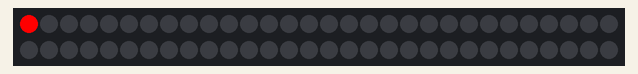
Bench run of a sketch on a simulated Arduino Uno, built with avr-gcc and run on an emulated ATmega328P. On the bench: 60 RGB LEDs in strip order, left to right, continuing on the next row. Dim RGB values are drawn brighter than linear.

Above: at 0.15 s.
At 4.7 s:
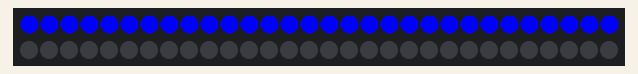
At 9.88 s:
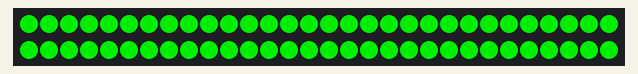
At 19.87 s:
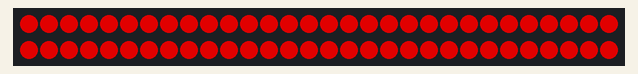
At 31.1 s:
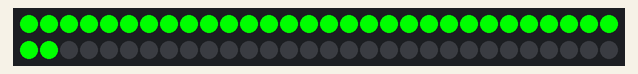
At 39.61 s:
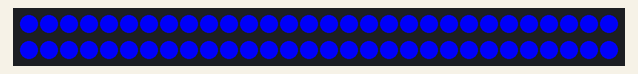

The sketch:

neibc_ws2812_fastled.ino
```cpp
/*
AliceBlue = 0xF0F8FF
Amethyst = 0x9966CC
AntiqueWhite = 0xFAEBD7
Aqua = 0x00FFFF
Aquamarine = 0x7FFFD4
Azure = 0xF0FFFF
Beige = 0xF5F5DC
Bisque = 0xFFE4C4
Black = 0x000000
BlanchedAlmond = 0xFFEBCD
Blue = 0x0000FF
BlueViolet = 0x8A2BE2
Brown = 0xA52A2A
BurlyWood = 0xDEB887
CadetBlue = 0x5F9EA0
Chartreuse = 0x7FFF00
Chocolate = 0xD2691E
Coral = 0xFF7F50
CornflowerBlue = 0x6495ED
Cornsilk = 0xFFF8DC
Crimson = 0xDC143C
Cyan = 0x00FFFF
DarkBlue = 0x00008B
DarkCyan = 0x008B8B
DarkGoldenrod = 0xB8860B
DarkGray = 0xA9A9A9
DarkGreen = 0x006400
DarkKhaki = 0xBDB76B
DarkMagenta = 0x8B008B
DarkOliveGreen = 0x556B2F
DarkOrange = 0xFF8C00
DarkOrchid = 0x9932CC
DarkRed = 0x8B0000
DarkSalmon = 0xE9967A
DarkSeaGreen = 0x8FBC8F
DarkSlateBlue = 0x483D8B
DarkSlateGray = 0x2F4F4F
DarkTurquoise = 0x00CED1
DarkViolet = 0x9400D3
DeepPink = 0xFF1493
DeepSkyBlue = 0x00BFFF
DimGray = 0x696969
DodgerBlue = 0x1E90FF
FireBrick = 0xB22222
FloralWhite = 0xFFFAF0
ForestGreen = 0x228B22
Fuchsia = 0xFF00FF
Gainsboro = 0xDCDCDC
GhostWhite = 0xF8F8FF
Gold = 0xFFD700
Goldenrod = 0xDAA520
Gray = 0x808080
Green = 0x008000
GreenYellow = 0xADFF2F
Honeydew = 0xF0FFF0
HotPink = 0xFF69B4
IndianRed = 0xCD5C5C
Indigo = 0x4B0082
Ivory = 0xFFFFF0
Khaki = 0xF0E68C
Lavender = 0xE6E6FA
LavenderBlush = 0xFFF0F5
LawnGreen = 0x7CFC00
LemonChiffon = 0xFFFACD
LightBlue = 0xADD8E6
LightCoral = 0xF08080
LightCyan = 0xE0FFFF
LightGoldenrodYellow = 0xFAFAD2
LightGreen = 0x90EE90
LightGrey = 0xD3D3D3
LightPink = 0xFFB6C1
LightSalmon = 0xFFA07A
LightSeaGreen = 0x20B2AA
LightSkyBlue = 0x87CEFA
LightSlateGray = 0x778899
LightSteelBlue = 0xB0C4DE
LightYellow = 0xFFFFE0
Lime = 0x00FF00
LimeGreen = 0x32CD32
Linen = 0xFAF0E6
Magenta = 0xFF00FF
Maroon = 0x800000
MediumAquamarine = 0x66CDAA
MediumBlue = 0x0000CD
MediumOrchid = 0xBA55D3
MediumPurple = 0x9370DB
MediumSeaGreen = 0x3CB371
MediumSlateBlue = 0x7B68EE
MediumSpringGreen = 0x00FA9A
MediumTurquoise = 0x48D1CC
MediumVioletRed = 0xC71585
MidnightBlue = 0x191970
MintCream = 0xF5FFFA
MistyRose = 0xFFE4E1
Moccasin = 0xFFE4B5
NavajoWhite = 0xFFDEAD
Navy = 0x000080
OldLace = 0xFDF5E6
Olive = 0x808000
OliveDrab = 0x6B8E23
Orange = 0xFFA500
OrangeRed = 0xFF4500
Orchid = 0xDA70D6
PaleGoldenrod = 0xEEE8AA
PaleGreen = 0x98FB98
PaleTurquoise = 0xAFEEEE
PaleVioletRed = 0xDB7093
PapayaWhip = 0xFFEFD5
PeachPuff = 0xFFDAB9
Peru = 0xCD853F
Pink = 0xFFC0CB
Plaid = 0xCC5533
Plum = 0xDDA0DD
PowderBlue = 0xB0E0E6
Purple = 0x800080
Red = 0xFF0000
RosyBrown = 0xBC8F8F
RoyalBlue = 0x4169E1
SaddleBrown = 0x8B4513
Salmon = 0xFA8072
SandyBrown = 0xF4A460
SeaGreen = 0x2E8B57
Seashell = 0xFFF5EE
Sienna = 0xA0522D
Silver = 0xC0C0C0
SkyBlue = 0x87CEEB
SlateBlue = 0x6A5ACD
SlateGray = 0x708090
Snow = 0xFFFAFA
SpringGreen = 0x00FF7F
SteelBlue = 0x4682B4
Tan = 0xD2B48C
Teal = 0x008080
Thistle = 0xD8BFD8
Tomato = 0xFF6347
Turquoise = 0x40E0D0
Violet = 0xEE82EE
Wheat = 0xF5DEB3
White = 0xFFFFFF
WhiteSmoke = 0xF5F5F5
Yellow = 0xFFFF00
YellowGreen = 0x9ACD32

modified from testleds sample
*/

#include "FastLED.h"
// Number of RGB LEDs in the strand
#define NUM_LEDS 60

// Define the array of leds
CRGB leds[NUM_LEDS];
// Arduino pin used for Data
#define PIN 6

void setup()
{
  FastLED.addLeds<NEOPIXEL, PIN, RGB>(leds, NUM_LEDS);
}

void loop() {
  // one at a time
  for(int j = 0; j < 3; j++) {
    for(int i = 0 ; i < NUM_LEDS; i++ ) {
      memset(leds, 0, NUM_LEDS * 3);
      switch(j) {
        case 0: leds[i].r = 255; break;
        case 1: leds[i].g = 255; break;
        case 2: leds[i].b = 255; break;
      }
      FastLED.show();
      delay(10);
    }
  }

  // growing/receeding bars
  for(int j = 0; j < 3; j++) {
    memset(leds, 0, NUM_LEDS * 3);
    for(int i = 0 ; i < NUM_LEDS; i++ ) {
      switch(j) {
        case 0: leds[i].r = 255; break;
        case 1: leds[i].g = 255; break;
        case 2: leds[i].b = 255; break;
      }
      FastLED.show();
      delay(10);
    }
    for(int i = NUM_LEDS-1 ; i >= 0; i-- ) {
      switch(j) {
        case 0: leds[i].r = 0; break;
        case 1: leds[i].g = 0; break;
        case 2: leds[i].b = 0; break;
      }
      FastSPI_LED.show();
      delay(1);
    }
  }

  // Fade in/fade out
  for(int j = 0; j < 3; j++ ) {
    memset(leds, 0, NUM_LEDS * 3);
    for(int k = 0; k < 256; k++) {
      for(int i = 0; i < NUM_LEDS; i++ ) {
        switch(j) {
          case 0: leds[i].r = k; break;
          case 1: leds[i].g = k; break;
          case 2: leds[i].b = k; break;
        }
      }
      FastLED.show();
      delay(3);
    }
    for(int k = 255; k >= 0; k--) {
      for(int i = 0; i < NUM_LEDS; i++ ) {
        switch(j) {
          case 0: leds[i].r = k; break;
          case 1: leds[i].g = k; break;
          case 2: leds[i].b = k; break;
        }
      }
      FastLED.show();
      delay(3);
    }
  }
}
```
